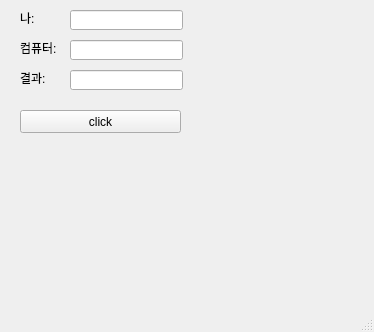
<?xml version="1.0" encoding="UTF-8"?>
<ui version="4.0">
 <class>MainWindow</class>
 <widget class="QMainWindow" name="MainWindow">
  <property name="geometry">
   <rect>
    <x>0</x>
    <y>0</y>
    <width>374</width>
    <height>332</height>
   </rect>
  </property>
  <property name="windowTitle">
   <string>MainWindow</string>
  </property>
  <widget class="QWidget" name="centralwidget">
   <widget class="QLabel" name="lbl_mine">
    <property name="geometry">
     <rect>
      <x>20</x>
      <y>10</y>
      <width>21</width>
      <height>16</height>
     </rect>
    </property>
    <property name="text">
     <string>나:</string>
    </property>
   </widget>
   <widget class="QPushButton" name="pb">
    <property name="geometry">
     <rect>
      <x>20</x>
      <y>110</y>
      <width>161</width>
      <height>23</height>
     </rect>
    </property>
    <property name="text">
     <string>click</string>
    </property>
   </widget>
   <widget class="QLabel" name="lbl_result">
    <property name="geometry">
     <rect>
      <x>20</x>
      <y>70</y>
      <width>31</width>
      <height>16</height>
     </rect>
    </property>
    <property name="text">
     <string>결과:</string>
    </property>
   </widget>
   <widget class="QLabel" name="lbl_com">
    <property name="geometry">
     <rect>
      <x>20</x>
      <y>40</y>
      <width>71</width>
      <height>16</height>
     </rect>
    </property>
    <property name="text">
     <string>컴퓨터:</string>
    </property>
   </widget>
   <widget class="QLineEdit" name="le_mine">
    <property name="geometry">
     <rect>
      <x>70</x>
      <y>10</y>
      <width>113</width>
      <height>20</height>
     </rect>
    </property>
   </widget>
   <widget class="QLineEdit" name="le_com">
    <property name="geometry">
     <rect>
      <x>70</x>
      <y>40</y>
      <width>113</width>
      <height>20</height>
     </rect>
    </property>
   </widget>
   <widget class="QLineEdit" name="le_result">
    <property name="geometry">
     <rect>
      <x>70</x>
      <y>70</y>
      <width>113</width>
      <height>20</height>
     </rect>
    </property>
   </widget>
  </widget>
  <widget class="QMenuBar" name="menubar">
   <property name="geometry">
    <rect>
     <x>0</x>
     <y>0</y>
     <width>374</width>
     <height>21</height>
    </rect>
   </property>
  </widget>
  <widget class="QStatusBar" name="statusbar"/>
 </widget>
 <resources/>
 <connections/>
</ui>
